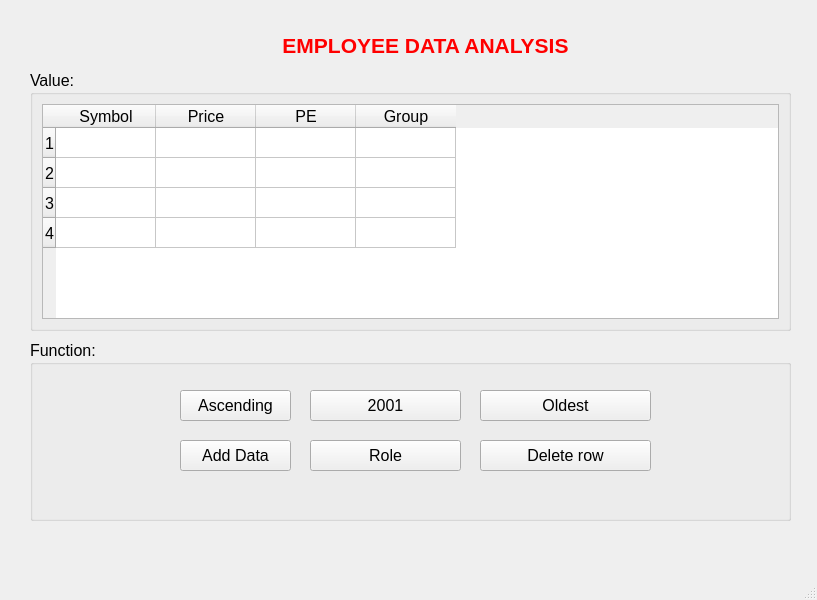
<?xml version="1.0" encoding="UTF-8"?>
<ui version="4.0">
 <class>MainWindow</class>
 <widget class="QMainWindow" name="MainWindow">
  <property name="geometry">
   <rect>
    <x>0</x>
    <y>0</y>
    <width>817</width>
    <height>600</height>
   </rect>
  </property>
  <property name="windowTitle">
   <string>MainWindow</string>
  </property>
  <widget class="QWidget" name="centralwidget">
   <widget class="QLabel" name="label">
    <property name="geometry">
     <rect>
      <x>230</x>
      <y>20</y>
      <width>391</width>
      <height>51</height>
     </rect>
    </property>
    <property name="text">
     <string>&lt;html&gt;&lt;head/&gt;&lt;body&gt;&lt;p align=&quot;center&quot;&gt;&lt;span style=&quot; font-size:16pt; font-weight:600; color:#ff0000;&quot;&gt;EMPLOYEE DATA ANALYSIS&lt;/span&gt;&lt;/p&gt;&lt;/body&gt;&lt;/html&gt;</string>
    </property>
   </widget>
   <widget class="QGroupBox" name="groupBox">
    <property name="geometry">
     <rect>
      <x>30</x>
      <y>70</y>
      <width>761</width>
      <height>261</height>
     </rect>
    </property>
    <property name="font">
     <font>
      <pointsize>12</pointsize>
     </font>
    </property>
    <property name="title">
     <string>Value:</string>
    </property>
    <layout class="QVBoxLayout" name="verticalLayout">
     <item>
      <widget class="QTableWidget" name="tableWidget">
       <row>
        <property name="text">
         <string>1</string>
        </property>
       </row>
       <row>
        <property name="text">
         <string>2</string>
        </property>
       </row>
       <row>
        <property name="text">
         <string>3</string>
        </property>
       </row>
       <row>
        <property name="text">
         <string>4</string>
        </property>
       </row>
       <column>
        <property name="text">
         <string>Symbol</string>
        </property>
       </column>
       <column>
        <property name="text">
         <string>Price</string>
        </property>
       </column>
       <column>
        <property name="text">
         <string>PE</string>
        </property>
       </column>
       <column>
        <property name="text">
         <string>Group</string>
        </property>
       </column>
      </widget>
     </item>
    </layout>
   </widget>
   <widget class="QGroupBox" name="groupBox_2">
    <property name="geometry">
     <rect>
      <x>30</x>
      <y>340</y>
      <width>761</width>
      <height>181</height>
     </rect>
    </property>
    <property name="font">
     <font>
      <pointsize>12</pointsize>
     </font>
    </property>
    <property name="title">
     <string>Function:</string>
    </property>
    <widget class="QPushButton" name="pushButton">
     <property name="geometry">
      <rect>
       <x>150</x>
       <y>50</y>
       <width>111</width>
       <height>31</height>
      </rect>
     </property>
     <property name="text">
      <string>Ascending</string>
     </property>
    </widget>
    <widget class="QPushButton" name="pushButton_2">
     <property name="geometry">
      <rect>
       <x>280</x>
       <y>50</y>
       <width>151</width>
       <height>31</height>
      </rect>
     </property>
     <property name="text">
      <string>2001</string>
     </property>
    </widget>
    <widget class="QPushButton" name="pushButton_3">
     <property name="geometry">
      <rect>
       <x>450</x>
       <y>50</y>
       <width>171</width>
       <height>31</height>
      </rect>
     </property>
     <property name="text">
      <string>Oldest</string>
     </property>
    </widget>
    <widget class="QPushButton" name="pushButton_4">
     <property name="geometry">
      <rect>
       <x>150</x>
       <y>100</y>
       <width>111</width>
       <height>31</height>
      </rect>
     </property>
     <property name="text">
      <string>Add Data</string>
     </property>
    </widget>
    <widget class="QPushButton" name="pushButton_5">
     <property name="geometry">
      <rect>
       <x>280</x>
       <y>100</y>
       <width>151</width>
       <height>31</height>
      </rect>
     </property>
     <property name="text">
      <string>Role</string>
     </property>
    </widget>
    <widget class="QPushButton" name="pushButton_6">
     <property name="geometry">
      <rect>
       <x>450</x>
       <y>100</y>
       <width>171</width>
       <height>31</height>
      </rect>
     </property>
     <property name="text">
      <string>Delete row</string>
     </property>
    </widget>
   </widget>
  </widget>
  <widget class="QMenuBar" name="menubar">
   <property name="geometry">
    <rect>
     <x>0</x>
     <y>0</y>
     <width>817</width>
     <height>26</height>
    </rect>
   </property>
  </widget>
  <widget class="QStatusBar" name="statusbar"/>
 </widget>
 <resources/>
 <connections/>
</ui>
